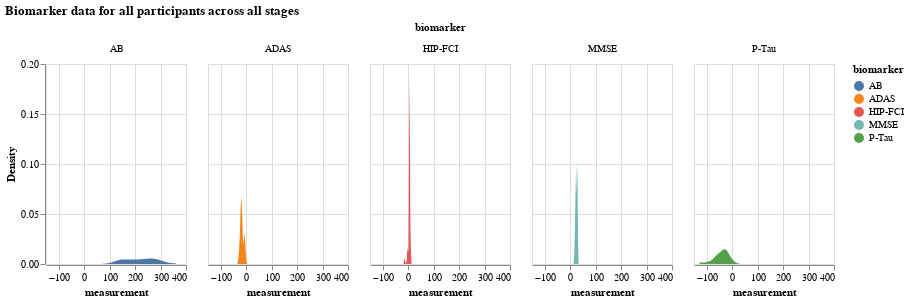

The notebook cell this image was saved under:
### Markdown cell above
## Visualizing simulated results

With the above data structure, we can visualize the following data:

- Distribution of all biomarker values by biomarker
- Distribution of all biomarker values when the participant is at a certain disease stage
- Comparing a certain biomarker data 
- A certain participant's data

### Distribution of all biomarker values by biomarker

### Code cell
df = pd.DataFrame(X, columns=biomarker_names)
# make this dataframe wide to long 
df_long = df.melt(var_name = "Biomarker", value_name="Value")
values_df = df_long['Value'].apply(pd.Series)
values_df.columns = ['participant', "biomarker", 'measurement', 'k_j', 'S_n', 'affected_or_not']
df = values_df

alt.Chart(df).transform_density(
    'measurement',
    as_=['measurement', 'Density'],
    groupby=['biomarker']
).mark_area().encode(
    x="measurement:Q",
    y="Density:Q",
    facet = alt.Facet(
        "biomarker:N",
        columns = 5
    ),
    color=alt.Color(
        'biomarker:N'
    )
).properties(
    width= 140,
    height = 200,
).properties(
    title='Biomarker data for all participants across all stages'
)

### Figure 1 — Vega-Lite specification as saved in the notebook (floating-point values rounded to 4 significant figures; data arrays with more than 128 entries replaced by an {"elided": "..."} marker saying what was removed)
{"config": {"view": {"continuousWidth": 300, "continuousHeight": 300}}, "data": {"name": "data-03dfe3782aefae5da7b672c1ef045ba0"}, "mark": {"type": "area"}, "encoding": {"color": {"field": "biomarker", "type": "nominal"}, "facet": {"columns": 5, "field": "biomarker", "type": "nominal"}, "x": {"field": "measurement", "type": "quantitative"}, "y": {"field": "Density", "type": "quantitative"}}, "height": 200, "title": "Biomarker data for all participants across all stages", "transform": [{"density": "measurement", "groupby": ["biomarker"], "as": ["measurement", "Density"]}], "width": 140, "$schema": "https://vega.github.io/schema/vega-lite/v5.16.3.json", "datasets": {"data-03dfe3782aefae5da7b672c1ef045ba0": {"elided": "500 records"}}}
